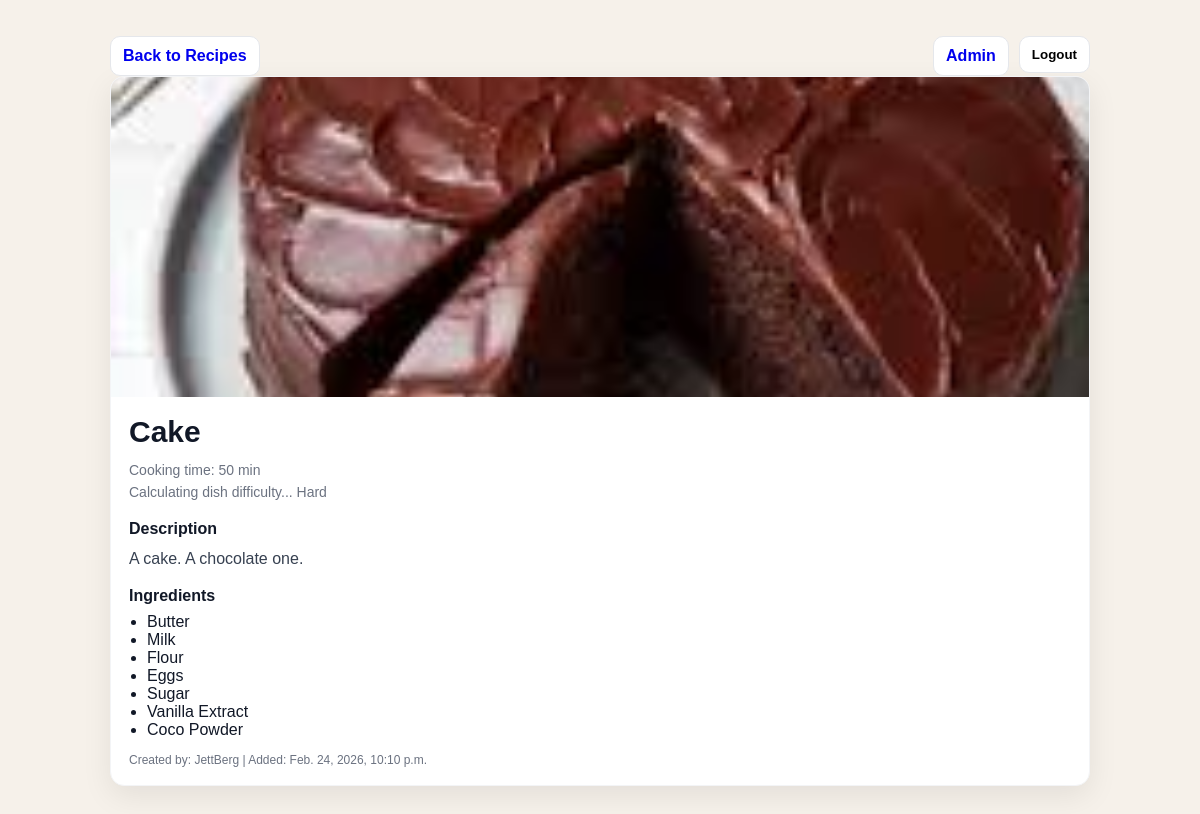
Screenshot of /recipes/4/ (signed in) with the database file from the repository.
### recipes/models.py (models this page shows, shortened)
class Recipe(models.Model):
    name = models.CharField(max_length=200)
    image = models.ImageField(upload_to="recipe_images/", blank=True, null=True)
    description = models.TextField(blank=True)
    cooking_time = models.PositiveIntegerField()
    difficulty = models.CharField(max_length=20, blank=True)
    ingredients = models.ManyToManyField(Ingredient, related_name="recipes")
    created_by = models.ForeignKey(User, on_delete=models.CASCADE, related_name="recipes")
    created_at = models.DateTimeField(auto_now_add=True)
    def calculate_difficulty(self) -> str:
        ing_count = self.ingredients.count()
        if self.cooking_time < 10 and ing_count < 4:
            return "Easy"
        elif self.cooking_time < 10 and ing_count >= 4:
            return "Medium"
        elif self.cooking_time >= 10 and ing_count < 4:
            return "Intermediate"
        else:
            return "Hard"

class Ingredient(models.Model):
    name = models.CharField(max_length=100, unique=True)

### recipes/views.py (the view)
# urls.py: path("recipes/<int:pk>/", views.recipe_detail, name="recipe_detail"),
@login_required
def recipe_detail(request, pk):
    recipe = get_object_or_404(Recipe, pk=pk)
    calculated_difficulty = recipe.calculate_difficulty()
    return render(
        request,
        "recipes/recipe_detail.html",
        {"recipe": recipe, "calculated_difficulty": calculated_difficulty},
    )

### recipes/templates/recipes/recipe_detail.html (shortened to what this page needs)
<!DOCTYPE html>
<html lang="en">
<head>
</head>
<body>
    <div class="container">
        <div class="topbar">
            <a class="link" href="{% url 'recipes:recipe_list' %}">Back to Recipes</a>
            <div style="display:flex; gap:10px; flex-wrap:wrap;">
                <a class="link" href="/admin/">Admin</a>
                <form method="post" action="{% url 'logout' %}" style="display:inline;">
                    <button class="link" type="submit" style="cursor:pointer;">Logout</button>
                </form>
            </div>
        </div>
        <div class="card">
            <div class="hero">
                {% if recipe.image %}
                <img src="{{ recipe.image.url }}" alt="{{ recipe.name }}">
                {% endif %}
            </div>
            <div class="content">
                <h1>{{ recipe.name }}</h1>
                <div class="meta">
                    Cooking time: {{ recipe.cooking_time }} min<br>
                    Calculating dish difficulty... {{ calculated_difficulty }}
                </div>
                <div>
                    <div class="section-title"><strong>Description</strong></div>
                    <p>{{ recipe.description|default:"No description provided." }}</p>
                </div>
                <div>
                    <div class="section-title"><strong>Ingredients</strong></div>
                    <ul>
                        {% for ing in recipe.ingredients.all %}
                        <li>{{ ing.name }}</li>
                        {% empty %}
                        <li>No ingredients listed.</li>
                        {% endfor %}
                    </ul>
                </div>
                <div class="small">
                    Created by: {{ recipe.created_by.username }} | Added: {{ recipe.created_at }}
                </div>
            </div>
        </div>
    </div>
</body>
</html>

### recipes/templates/recipes/recipe_detail.html (style rules this page uses)
body { margin: 0; font-family: Arial, sans-serif; background: #f6f1ea; color: #111827; }
.container { max-width: 980px; margin: 0 auto; padding: 36px 20px; }
.topbar { display: flex; justify-content: space-between; align-items: center; gap: 12px; flex-wrap: wrap; }
.link { text-decoration: none; font-weight: 700; border: 1px solid #e5e7eb; padding: 10px 12px; border-radius: 10px; background: #fff; }
.card { background: #fff; border-radius: 14px; overflow: hidden; box-shadow: 0 10px 30px rgba(0, 0, 0, 0.08); border: 1px solid #f3f4f6; }
.hero { width: 100%; height: 320px; background: #f3f4f6; }
.hero img { width: 100%; height: 320px; object-fit: cover; display: block; }
.content { padding: 18px; }
h1 { margin: 0 0 10px 0; font-size: 30px; }
.meta { color: #6b7280; font-size: 14px; margin-bottom: 12px; line-height: 1.6; }
.section-title { margin: 16px 0 8px 0; font-size: 16px; }
ul { margin: 0; padding-left: 18px; }
p { margin: 0; line-height: 1.6; color: #374151; }
.small { font-size: 12px; color: #6b7280; margin-top: 14px; }

### rows the page displays
Recipe: image (picture), name "Cake", cooking_time "50", difficulty "Hard", description "A cake. A chocolate one.", created_by.username "JettBerg", created_at "Feb. 24, 2026, 10:10 p.m."
Ingredient: name "Butter"
Ingredient: name "Milk"
Ingredient: name "Flour"
Ingredient: name "Eggs"
Ingredient: name "Sugar"
Ingredient: name "Vanilla Extract"
Ingredient: name "Coco Powder"
